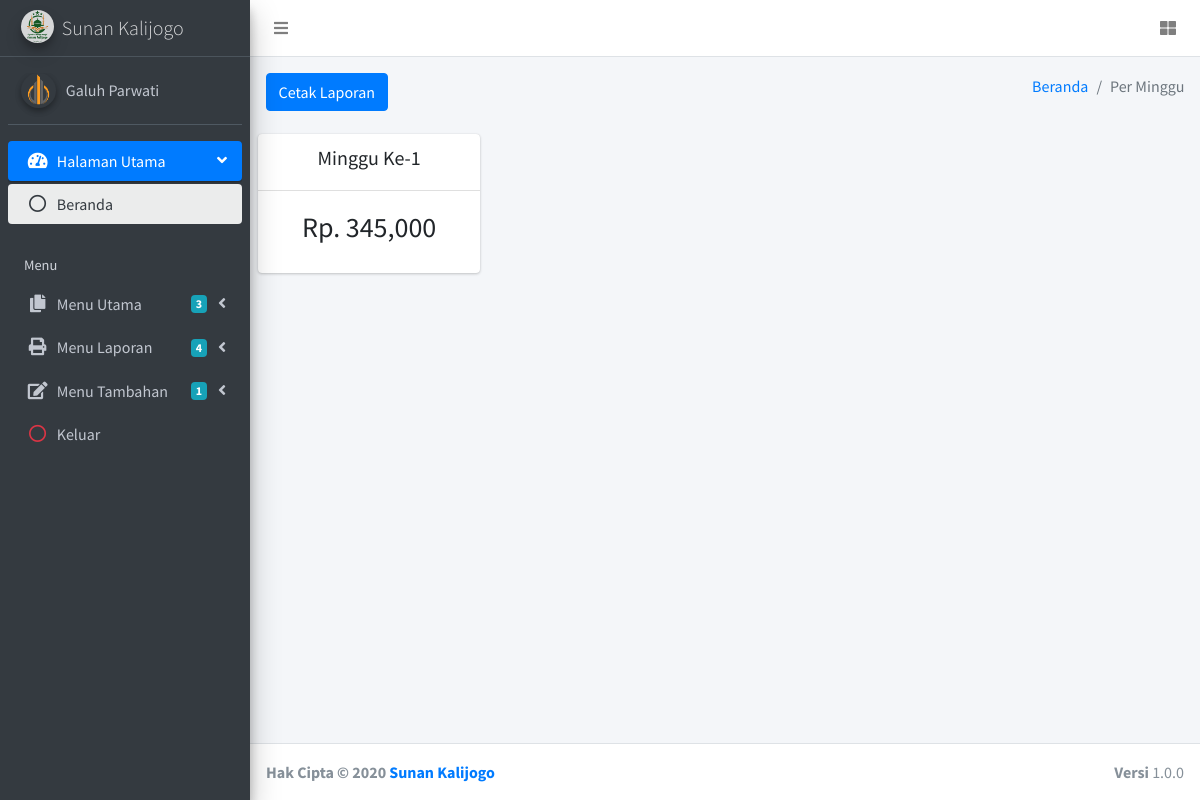
/laporan-minggu.php (signed in), run on the app's committed database.
### tables this page shows
CREATE TABLE `tb_pengguna` (
  `id_pengguna` int(4) NOT NULL,
  `nama_lengkap` varchar(50) DEFAULT NULL,
  `username` varchar(50) DEFAULT NULL,
  `password` varchar(250) DEFAULT NULL,
  `no_hp` varchar(15) DEFAULT NULL,
  `gambar` varchar(250) DEFAULT 'coretancode.png',
  `created` datetime DEFAULT NULL,
  `modified` datetime DEFAULT NULL
);

### laporan-minggu.php (the view, shortened to what this page needs)
<?php
include 'koneksi.php';
if(!isset($_COOKIE["version"])) {
	header("location:keluar");
}else {
	$userid = $_COOKIE["version"];
	$sql = mysqli_query($conn, "SELECT * FROM tb_pengguna WHERE id_pengguna = '$userid'");
	$data = mysqli_fetch_array($sql);
}
?>
<!DOCTYPE html>
<html>
<head>
	<link rel="stylesheet" href="assets/plugins/fontawesome-free/css/all.min.css">
	<link rel="stylesheet" href="https://code.ionicframework.com/ionicons/2.0.1/css/ionicons.min.css">
	<link rel="stylesheet" href="assets/plugins/sweetalert2-theme-bootstrap-4/bootstrap-4.min.css">
	<link rel="stylesheet" href="assets/plugins/toastr/toastr.min.css">
	<link rel="stylesheet" href="assets/plugins/datatables-bs4/css/dataTables.bootstrap4.css">
	<link rel="stylesheet" href="assets/plugins/summernote/summernote-bs4.css">
	<link rel="stylesheet" href="assets/dist/css/adminlte.min.css">
	<link rel="stylesheet" href="assets/plugins/sweet-alert2/dist/sweetalert2.min.css">
</head>
<body class="hold-transition sidebar-mini layout-fixed">
	<div class="wrapper">
		<nav class="main-header navbar navbar-expand navbar-white navbar-light">
			<ul class="navbar-nav">
				<li class="nav-item">
					<a class="nav-link" data-widget="pushmenu" href="#"><i class="fas fa-bars"></i></a>
				</li>
			</ul>
			<ul class="navbar-nav ml-auto">
				<li class="nav-item">
					<a class="nav-link" data-widget="control-sidebar" data-slide="true" href="#">
						<i class="fas fa-th-large"></i>
					</a>
				</li>
			</ul>
		</nav>
		<aside class="main-sidebar sidebar-dark-primary elevation-4">
			<a href="beranda" class="brand-link">
				<img src="assets/images/fav.png" alt="NIFA Logo" class="brand-image img-circle elevation-3" style="opacity: .8; background-color: #FFFFFF;">
				<span class="brand-text font-weight-light">Sunan Kalijogo</span>
			</a>
			<div class="sidebar">
				<div class="user-panel mt-3 pb-3 mb-3 d-flex">
					<div class="image">
						<img src="assets/images/akun/<?php echo $data['gambar'];?>" class="img-circle elevation-2" alt="User Image" style="width: 35px; height: 35px;">
					</div>
					<div class="info">
						<a href="akun" class="d-block"><?php echo $data['nama_lengkap'];?></a>
					</div>
				</div>
				<nav class="mt-2">
					<ul class="nav nav-pills nav-sidebar flex-column" data-widget="treeview" role="menu" data-accordion="false">
						<li class="nav-item has-treeview menu-open">
							<a href="#" class="nav-link active">
								<i class="nav-icon fas fa-tachometer-alt"></i>
								<p>
									Halaman Utama
									<i class="right fas fa-angle-left"></i>
								</p>
							</a>
							<ul class="nav nav-treeview">
								<li class="nav-item">
									<a href="beranda" class="nav-link active">
										<i class="far fa-circle nav-icon"></i>
										<p>Beranda</p>
									</a>
								</li>
							</ul>
						</li>
						<li class="nav-header">Menu</li>
						<li class="nav-item has-treeview">
							<a href="#" class="nav-link">
								<i class="nav-icon fas fa-copy"></i>
								<p>
									Menu Utama
									<i class="fas fa-angle-left right"></i>
									<span class="badge badge-info right">3</span>
								</p>
							</a>
						</li>
						<li class="nav-item has-treeview">
							<a href="#" class="nav-link">
								<i class="nav-icon fa fa-print"></i>
								<p>
									Menu Laporan
									<i class="fas fa-angle-left right"></i>
									<span class="badge badge-info right">4</span>
								</p>
							</a>
						</li>
						<li class="nav-item has-treeview">
							<a href="#" class="nav-link">
								<i class="nav-icon fas fa-edit"></i>
								<p>
									Menu Tambahan
									<i class="fas fa-angle-left right"></i>
									<span class="badge badge-info right">1</span>
								</p>
							</a>
						</li>
						<li class="nav-item">
							<a href="keluar" class="nav-link">
								<i class="nav-icon far fa-circle text-danger"></i>
								<p class="text">Keluar</p>
							</a>
						</li>
					</ul>
				</nav>
			</div>
		</aside>
		<div class="content-wrapper">
			<section class="content-header">
				<div class="container-fluid">
					<div class="row mb-2">
						<div class="col-sm-6">
							<h1>
								<a href="Proses/cetak-laporan-minggu" class="btn btn-primary">Cetak Laporan</a>
							</h1>
						</div>
						<div class="col-sm-6">
							<ol class="breadcrumb float-sm-right">
								<li class="breadcrumb-item"><a href="beranda">Beranda</a></li>
								<li class="breadcrumb-item active">Per Minggu</li>
							</ol>
						</div>
					</div>
				</div>
			</section>
			<section class="content">
				<div class="row">
					<?php
					$no = 1;
					$query = mysqli_query($conn, "SELECT SUM(nominal) AS total FROM tb_tabungan GROUP BY DAY(created)");
					while($row = mysqli_fetch_array($query)) {
						?>
						<div class="col-md-3">
							<div class="card">
								<div class="card-header">
									<h5 align="center">Minggu Ke-<?php echo $no++;?></h5>
								</div>
								<div class="card-body">
									<h3 align="center">Rp. <?php echo number_format($row['total']);?></h3>
								</div>
							</div>
						</div>
					<?php } ?>
				</div>
			</section>
		</div>
		<footer class="main-footer">
			<strong>Hak Cipta &copy; 2020 <a href="">Sunan Kalijogo</a></strong>
			<div class="float-right d-none d-sm-inline-block">
				<b>Versi</b> 1.0.0
			</div>
		</footer>
	</div>
</body>
</html>

### data on the page
tb_pengguna: gambar (picture), nama_lengkap "Galuh Parwati"

### other printed values
$row['total'] "345,000"
